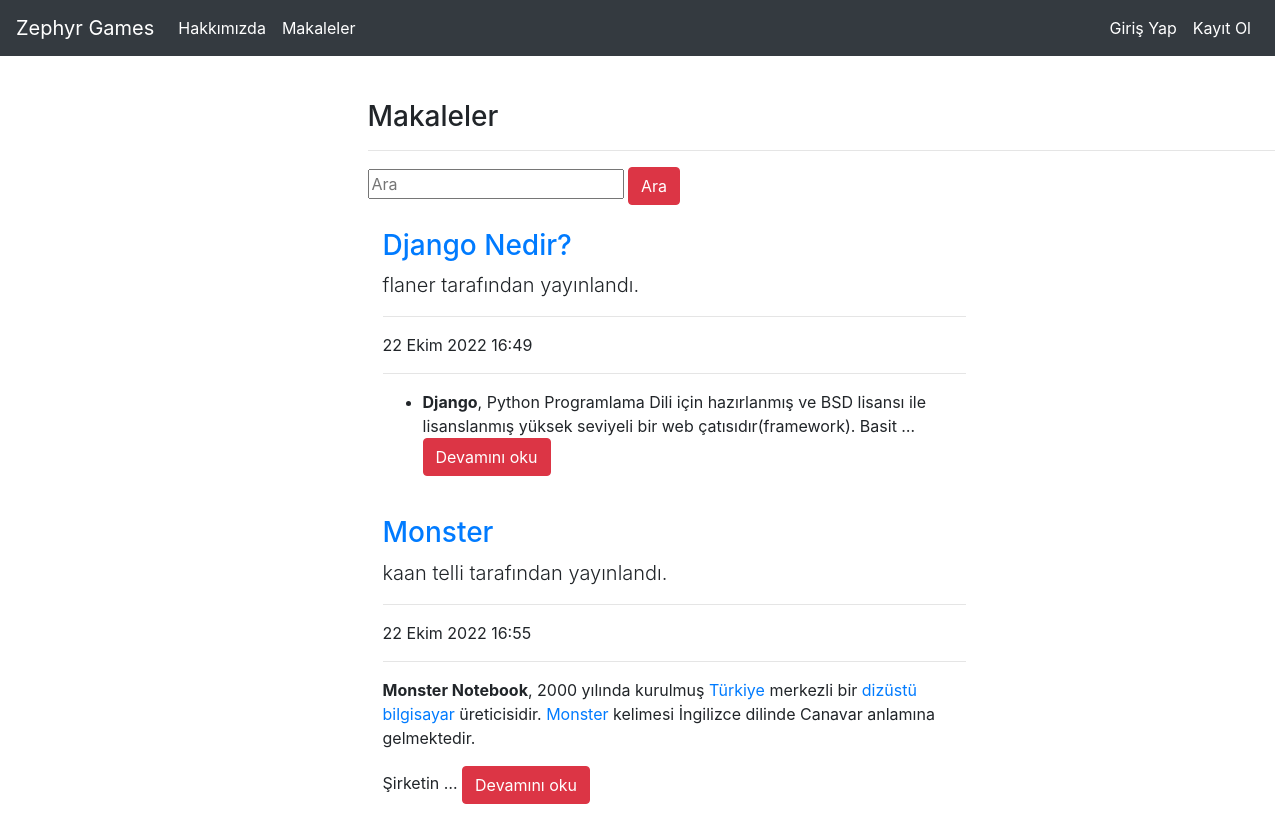
The app's page /articles/ with its own data.
### article/models.py (models this page shows, shortened)
class Article(models.Model):
    author = models.ForeignKey("auth.user",on_delete = models.CASCADE,verbose_name = "Yazar")
    title = models.CharField(max_length = 50,verbose_name = "Başlık")
    content = RichTextField(verbose_name = "İçerik")
    created_date = models.DateTimeField(auto_now_add = True,verbose_name = "Oluşturulma Tarihi")

### article/views.py (the view)
# urls.py: path('',views.articles,name = "articles"),
def articles(request):
    keyword = request.GET.get("keyword")
    if keyword:
        articles = Article.objects.filter(title__contains = keyword)
        return render(request,"articles.html",{"articles": articles})
    articles = Article.objects.all()
    return render(request,"articles.html",{"articles":articles})

### templates/articles.html (shortened to what this page needs)
{% extends 'layout.html' %}
{% block body %}
<div class = "row">
    <div class="col-md-10 offset-md-3">
        <h3>Makaleler</h3>
            <hr>
    </div>
</div>
<div class ="row">
    <div class="col-md-10 offset-md-3">
    <form>
        <input type="text" name = "keyword" class="input-sm" maxlength="64" placeholder="Ara">
        <button type="submit" class="btn btn-danger">Ara</button>
    </form>
</div>
</div>
{% if articles %}
{% for article in articles %}
<div class="row">
    <div class="col-md-10 offset-md-3">
    <div class="col-lg-8">
      <a href = "{% url 'article:detail' article.id %}"><h3 class="mt-4">{{article.title}}</h3></a>
      <p class="lead">
        {{article.author.username}} tarafından yayınlandı.
      </p>
      <hr>
      <p>{{article.created_date}}</p>
      <hr>
      {{article.content|safe|truncatewords:20}}
      <a style = "float :" href = "{% url 'article:detail' article.id %}" class = "btn btn-danger">Devamını oku</a>
        </div>
    </div>
</div>
{% endfor %}
{% else %}
<div class = "alert alert-danger">
    Makale bulunamadı.
</div>
{% endif %}
{% endblock body %}

### templates/layout.html (shortened to what this page needs)
<!DOCTYPE html>
<html lang="en">
<head>
    <link rel="stylesheet" href="https://cdn.jsdelivr.net/npm/bootstrap@4.0.0/dist/css/bootstrap.min.css">
</head>
<body>
        <div style = "margin-top:100px;margin-bottom:100px;" class = "container">
            {% include "includes/navbar.html" %}
        {% block body %}
        {% endblock body %}
    </div>
</body>
</html>

### templates/includes/navbar.html (shortened to what this page needs)
<nav class="navbar navbar-expand-md navbar-dark fixed-top bg-dark">
    <a class="navbar-brand" href="{% url 'index' %}">Zephyr Games</a>
    <div class="collapse navbar-collapse" id="navbarCollapse">
      <ul class="navbar-nav mr-auto">
        <li class="nav-item active">
          <a class="nav-link" href="{% url 'about' %}">Hakkımızda</a>
        </li>
        <li class="nav-item active">
            <a class="nav-link" href="{% url 'article:articles' %}">Makaleler</a>
          </ul>
          <ul class="navbar-nav ml-auto">
          {% if request.user.is_authenticated %}
          <li class="nav-item active">
            <a class="nav-link" href="{% url 'article:dashboard' %}">Kontrol Paneli</a>
          </li>
          <li class="nav-item active">
            <a class="nav-link" href="{% url 'user:logout' %}">Çıkış Yap</a>
          </li>
          {% else %}
          <li class="nav-item active">
            <a class="nav-link" href="{% url 'user:login' %}">Giriş Yap</a>
          </li>
          {% endif %}
          <li class="nav-item active">
            <a class="nav-link" href="{% url 'user:register' %}">Kayıt Ol</a>
          </li>
        </ul>
    </div>
  </nav>

### records on screen
Article: title "Django Nedir?", author.username "flaner", created_date "22 Ekim 2022 16:49", content "Django , Python Programlama Dili için hazırlanmış ve BSD lisansı ile lisanslanmış yüksek seviyeli bir web çatısıdır(framework). Basit …"
Article: title "Monster", author.username "kaan telli", created_date "22 Ekim 2022 16:55", content "Monster Notebook , 2000 yılında kurulmuş Türkiye merkezli bir dizüstü bilgisayar üreticisidir. Monster kelimesi İngilizce dilinde Canavar anlamına gelmektedir. Şirketin …"
